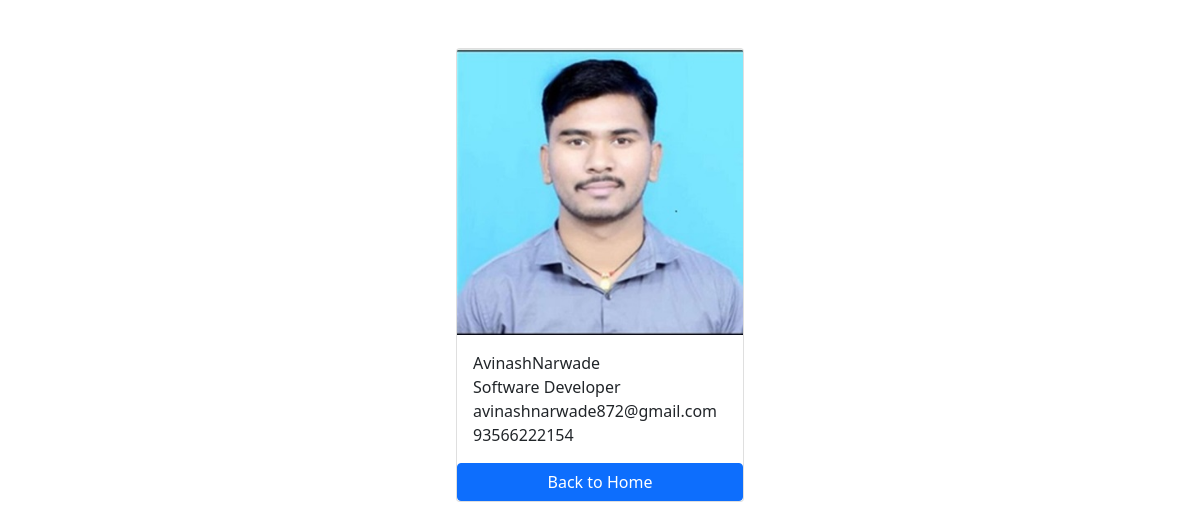
/employee/1/, run on the app's committed database.
### employee/models.py (models this page shows, shortened)
class Employee(models.Model):
    first_name = models.CharField(max_length=100)
    last_name = models.CharField(max_length=100)
    photo = models.ImageField(upload_to='images')
    designation = models.CharField(max_length=100)
    email_address = models.EmailField(max_length=100,unique=True)
    phone_number = models.CharField(max_length=12,blank=True)
    created_at = models.DateTimeField(auto_now_add=True)
    updated_at = models.DateTimeField(auto_now=True)

### employee/views.py (the view)
# urls.py: path('<int:pk>/',views.employee_detail,name='employee_detail'),
def employee_detail(request,pk):
    employee = get_object_or_404(Employee,pk=pk)
    context = {
        'employee':employee
    }
    return render(request,'employee_detail.html',context)

### templates/employee_detail.html (shortened to what this page needs)
{% load static %}
<!DOCTYPE html>
<html lang="en">
<head>
    <link href="https://cdn.jsdelivr.net/npm/bootstrap@5.0.2/dist/css/bootstrap.min.css" rel="stylesheet">
    <link rel="stylesheet" href="{% static 'css\style.css' %}">
</head>
<body>
<div class="container pt-5">
 <div class="card mx-auto" style="width: 18rem;">
  <img src="{{employee.photo.url}}" class="card-img-top" alt="Employee Photo">
  <div class="card-body">
    <p class="card-text m-0">{{employee.first_name}}{{employee.last_name}}</p>
    <p class="card-text m-0">{{employee.designation}}</p>
    <p class="card-text m-0">{{employee.email_address}}</p>
    <p class="card-text m-0">{{employee.phone_number}}</p>
  </div>
<a href="{%url 'home' %}"class="btn btn-primary">Back to Home</a>
</div>
</div>
</body>
</html>

### mysite/static/css/style.css (style rules this page uses)
body { background-color: white; }

### data on the page
Employee: photo (picture), first_name "Avinash", last_name "Narwade", designation "Software Developer", email_address "avinashnarwade872@gmail.com", phone_number "93566222154"
